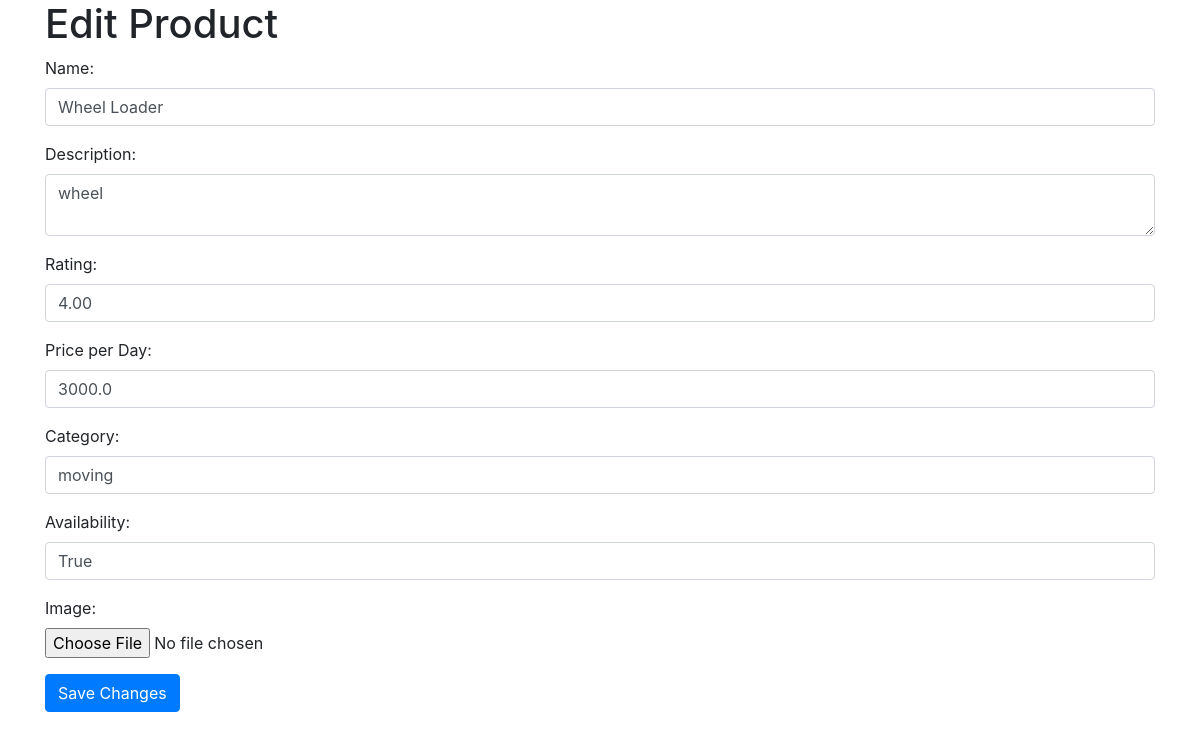
The app's page /edit_product/1/ with its own data.
### home/models.py (models this page shows, shortened)
class Product(models.Model):
    name = models.CharField(max_length=100)
    description = models.TextField()
    rating = models.DecimalField(max_digits=3, decimal_places=2)
    price_per_day = models.DecimalField(max_digits=10, decimal_places=1)
    category = models.CharField(max_length=50, default='Uncategorized')
    availability = models.BooleanField(default=True)
    image = models.ImageField(upload_to='product_images/', default='default-image.jpg')

### home/views.py (the view, shortened to what this page needs)
# urls.py: path('edit_product/<int:product_id>/', views.edit_product, name='edit_product'),
def edit_product(request, product_id):
    product = get_object_or_404(Product, pk=product_id)
    return render(request, 'edit_product.html', {'product': product})

### templates/edit_product.html (shortened to what this page needs)
<!DOCTYPE html>
<html lang="en">
<head>
    <link href="https://maxcdn.bootstrapcdn.com/bootstrap/4.5.2/css/bootstrap.min.css" rel="stylesheet">
</head>
<body>
    <div class="container">
        <h1>Edit Product</h1>
        <form method="post" enctype="multipart/form-data">
            <div class="form-group">
                <label for="name">Name:</label>
                <input type="text" class="form-control" id="name" name="name" value="{{ product.name }}">
            </div>
            <div class="form-group">
                <label for="description">Description:</label>
                <textarea class="form-control" id="description" name="description">{{ product.description }}</textarea>
            </div>
            <div class="form-group">
                <label for="rating">Rating:</label>
                <input type="text" class="form-control" id="rating" name="rating" value="{{ product.rating }}">
            </div>
            <div class="form-group">
                <label for="price_per_day">Price per Day:</label>
                <input type="text" class="form-control" id="price_per_day" name="price_per_day" value="{{ product.price_per_day }}">
            </div>
            <div class="form-group">
                <label for="category">Category:</label>
                <input type="text" class="form-control" id="category" name="category" value="{{ product.category }}">
            </div>
            <div class="form-group">
                <label for="availability">Availability:</label>
                <input type="text" class="form-control" id="availability" name="availability" value="{{ product.availability }}">
            </div>
            <div class="form-group">
                <label for="image">Image:</label>
                <input type="file" class="form-control-file" id="image" name="image" accept="image/*">
            </div>
            <button type="submit" class="btn btn-primary">Save Changes</button>
        </form>
    </div>
</body>
</html>

### records on screen
Product: name "Wheel Loader", description "wheel", rating "4.00", price_per_day "3000.0", category "moving", availability "True"
